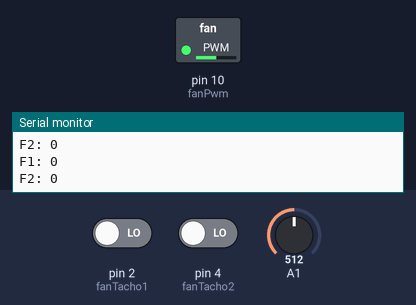
A sketch run on a simulated Arduino Uno, built with avr-gcc and run on an emulated ATmega328P. On the bench: switched loads named in the sketch (green lamp = pin HIGH), the last lines printed to the serial monitor. The test bench sets the inputs (shaded band); at power-on: A1 = 512, pin 2 (fanTacho1) LOW, pin 4 (fanTacho2) LOW.

Above: at 1.2 s.
1.3 s: A1 set to 716
At 2.3 s:
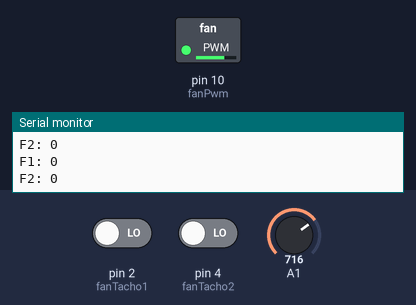
3.3 s: A1 set to 900
At 4.8 s:
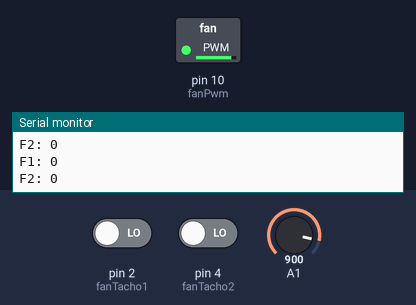
5.1 s: A1 set to 122
At 6.2 s:
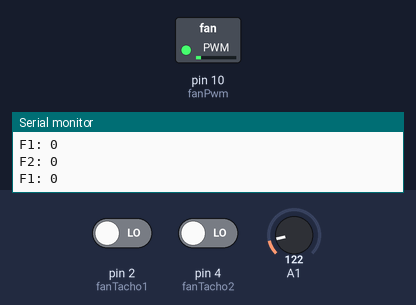
Timing chart, 0 to 8.1 s (numbered marks = the images above; inputs shaded):
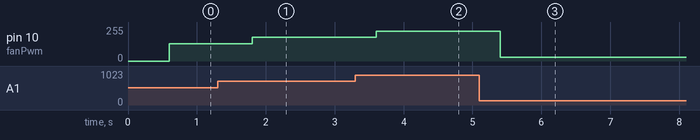

The sketch:

Tacho2.ino
```cpp
const int fanTacho1=2;
const int fanTacho2=4;
const int fanPwm=10;
int del=300;
int RPMs=0;
float temp(int val, int val0, float temp0, int val1, float temp1)
{
  return (((temp1-temp0)*(val-val0))/(val1-val0))+temp0;
}

void setup()
{
  Serial.begin(9600);

  pinMode(fanTacho1,INPUT);
  pinMode(fanTacho2,INPUT);
  pinMode(fanPwm,OUTPUT);

    //Modificar frecuencia PWM
    //Setting Divisor Frequency
    //0x01 1 31250
    //0x02 8 3906.25
    //0x03 64 488.28125
    //0x04 256 122.0703125
    //0x05 1024 30.517578125
    //TCCR1B = TCCR1B & 0b11111000 | <setting>;
    //Configuro el PWM a 30 kHz.
    TCCR1B=TCCR1B & 0b11111000 | 0x01;
}

int TachoRead(int fan)
{
  int TestMs=300;
  RPMs=0;
  boolean LastH=true;
  unsigned long millisInic=millis();
  while (millis()-millisInic<TestMs)
  {
    if(digitalRead(fan)==HIGH)
    {
      if(!LastH)
      {
        RPMs++;
        LastH=true;
      }
    }
    else
    {
     LastH=false;
    }
  }
  /*Serial.print(RPMs);
  Serial.print(" ");
  Serial.print(millis()-millisInic);
  Serial.print(" ");*/
  return ((float)30000*(float)RPMs)/((float)TestMs);
}

void loop()
{
  Serial.print("F1: ");
  Serial.println(TachoRead(fanTacho1));

  Serial.print("F2: ");
  Serial.println(TachoRead(fanTacho2));

  int sensorValPot=analogRead(A1);
  analogWrite(fanPwm,sensorValPot/4);
}
```

Measured:
- after the input at 1.3 s, pin 10 (fanPwm): 128/255 → 179/255 after 0.50 s
- after the input at 3.3 s, pin 10 (fanPwm): 179/255 → 225/255 after 0.30 s
- after the input at 5.1 s, pin 10 (fanPwm): 225/255 → 30/255 after 0.30 s
